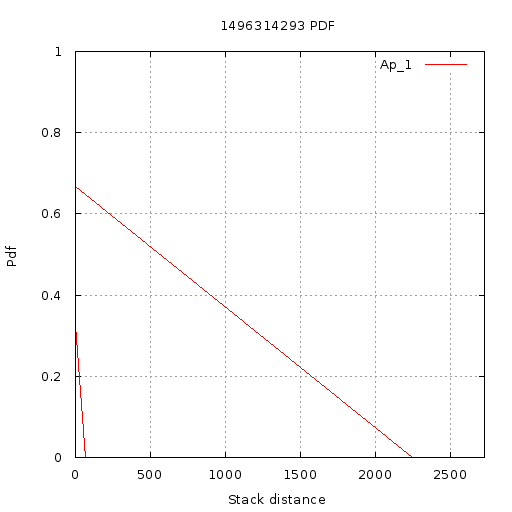

This chart was generated by the following gnuplot code:
set terminal  png size 512,512 font 'Verdana, 10'
set title "1496314293 PDF"
set output '//home//cat//Documents//CACHE//Results//PlotData//Shared//1496314293//PDF//16//pdf.png'
set ylabel "Pdf"
set yrange [0:1]
set xlabel "Stack distance"
set xrange [1.000000:2725.000000]
set grid xtics ytics
plot '//home//cat//Documents//CACHE//Results//PlotData//Shared//1496314293//PDF//16//App_1.txt' using 1:2 with lines title 'Ap_1'
set terminal  png size 512,512 font 'Verdana, 10'
set title "1496314293 PDF"
set output '//home//cat//Documents//CACHE//Results//PlotData//Shared//1496314293//PDF//16//pdf.png'
set ylabel "Pdf"
set yrange [0:1]
set xlabel "Stack distance"
set xrange [1.000000:2725.000000]
set grid xtics ytics
plot '//home//cat//Documents//CACHE//Results//PlotData//Shared//1496314293//PDF//16//App_1.txt' using 1:2 with lines title 'Ap_1'
set terminal  png size 512,512 font 'Verdana, 10'
set title "1496314293 PDF"
set output '//home//cat//Documents//CACHE//Results//PlotData//Shared//1496314293//PDF//16//pdf.png'
set ylabel "Pdf"
set yrange [0:1]
set xlabel "Stack distance"
set xrange [1.000000:2725.000000]
set grid xtics ytics
plot '//home//cat//Documents//CACHE//Results//PlotData//Shared//1496314293//PDF//16//App_1.txt' using 1:2 with lines title 'Ap_1'
set terminal  png size 512,512 font 'Verdana, 10'
set title "1496314293 PDF"
set output '//home//cat//Documents//CACHE//Results//PlotData//Shared//1496314293//PDF//16//pdf.png'
set ylabel "Pdf"
set yrange [0:1]
set xlabel "Stack distance"
set xrange [1.000000:2725.000000]
set grid xtics ytics
plot '//home//cat//Documents//CACHE//Results//PlotData//Shared//1496314293//PDF//16//App_1.txt' using 1:2 with lines title 'Ap_1'
